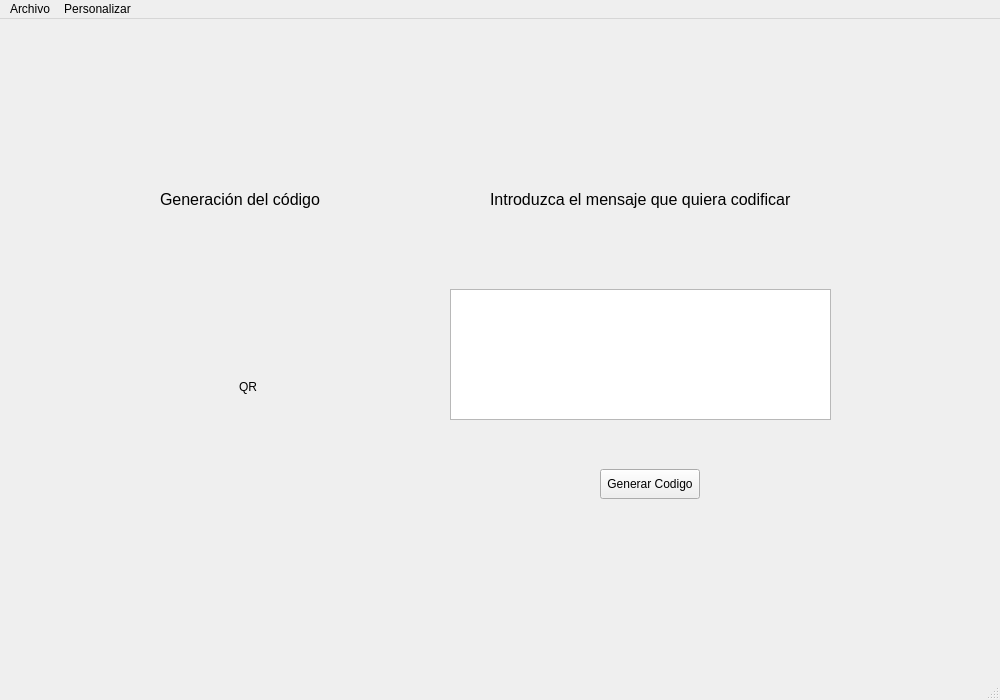
<?xml version="1.0" encoding="UTF-8"?>
<ui version="4.0">
 <class>MainWindow</class>
 <widget class="QMainWindow" name="MainWindow">
  <property name="geometry">
   <rect>
    <x>0</x>
    <y>0</y>
    <width>1000</width>
    <height>700</height>
   </rect>
  </property>
  <property name="windowTitle">
   <string>Codigos Bidimensionales</string>
  </property>
  <property name="windowIcon">
   <iconset>
    <normaloff>icono.ico</normaloff>icono.ico</iconset>
  </property>
  <widget class="QWidget" name="centralwidget">
   <widget class="QLabel" name="imagenCodigo">
    <property name="geometry">
     <rect>
      <x>120</x>
      <y>240</y>
      <width>256</width>
      <height>256</height>
     </rect>
    </property>
    <property name="minimumSize">
     <size>
      <width>256</width>
      <height>256</height>
     </size>
    </property>
    <property name="maximumSize">
     <size>
      <width>256</width>
      <height>256</height>
     </size>
    </property>
    <property name="text">
     <string>QR</string>
    </property>
    <property name="scaledContents">
     <bool>true</bool>
    </property>
    <property name="alignment">
     <set>Qt::AlignCenter</set>
    </property>
   </widget>
   <widget class="QTextBrowser" name="TextoCodigo">
    <property name="geometry">
     <rect>
      <x>450</x>
      <y>270</y>
      <width>381</width>
      <height>131</height>
     </rect>
    </property>
    <property name="textInteractionFlags">
     <set>Qt::LinksAccessibleByKeyboard|Qt::LinksAccessibleByMouse|Qt::TextBrowserInteraction|Qt::TextEditable|Qt::TextSelectableByMouse</set>
    </property>
   </widget>
   <widget class="QPushButton" name="GenerarCodigo">
    <property name="geometry">
     <rect>
      <x>600</x>
      <y>450</y>
      <width>100</width>
      <height>30</height>
     </rect>
    </property>
    <property name="text">
     <string>Generar Codigo</string>
    </property>
   </widget>
   <widget class="QLabel" name="label">
    <property name="geometry">
     <rect>
      <x>160</x>
      <y>170</y>
      <width>161</width>
      <height>20</height>
     </rect>
    </property>
    <property name="font">
     <font>
      <pointsize>12</pointsize>
     </font>
    </property>
    <property name="text">
     <string>Generación del código</string>
    </property>
   </widget>
   <widget class="QLabel" name="label_2">
    <property name="geometry">
     <rect>
      <x>490</x>
      <y>170</y>
      <width>311</width>
      <height>20</height>
     </rect>
    </property>
    <property name="font">
     <font>
      <pointsize>12</pointsize>
     </font>
    </property>
    <property name="text">
     <string>Introduzca el mensaje que quiera codificar</string>
    </property>
   </widget>
  </widget>
  <widget class="QMenuBar" name="menubar">
   <property name="geometry">
    <rect>
     <x>0</x>
     <y>0</y>
     <width>1000</width>
     <height>21</height>
    </rect>
   </property>
   <widget class="QMenu" name="menuArchivo">
    <property name="title">
     <string>Archivo</string>
    </property>
    <addaction name="CargarCodigo"/>
    <addaction name="GuardarCodigo"/>
   </widget>
   <widget class="QMenu" name="menuPersonalizar">
    <property name="title">
     <string>Personalizar</string>
    </property>
    <widget class="QMenu" name="ColorFondo">
     <property name="title">
      <string>Color Fondo</string>
     </property>
    </widget>
    <widget class="QMenu" name="ColorCodigo">
     <property name="title">
      <string>Color Codigo</string>
     </property>
    </widget>
    <addaction name="ColorFondo"/>
    <addaction name="ColorCodigo"/>
   </widget>
   <addaction name="menuArchivo"/>
   <addaction name="menuPersonalizar"/>
  </widget>
  <widget class="QStatusBar" name="statusbar">
   <property name="enabled">
    <bool>true</bool>
   </property>
  </widget>
  <action name="CargarCodigo">
   <property name="checkable">
    <bool>false</bool>
   </property>
   <property name="text">
    <string>Cargar Codigo</string>
   </property>
  </action>
  <action name="Guardar_Gris">
   <property name="enabled">
    <bool>false</bool>
   </property>
   <property name="text">
    <string>Gris</string>
   </property>
  </action>
  <action name="Guardar_Hilbert">
   <property name="enabled">
    <bool>false</bool>
   </property>
   <property name="text">
    <string>Hilbert</string>
   </property>
  </action>
  <action name="Guardar_Linear">
   <property name="enabled">
    <bool>false</bool>
   </property>
   <property name="text">
    <string>Linear</string>
   </property>
  </action>
  <action name="GuardarCodigo">
   <property name="text">
    <string>Guardar Codigo</string>
   </property>
  </action>
 </widget>
 <resources/>
 <connections/>
</ui>
